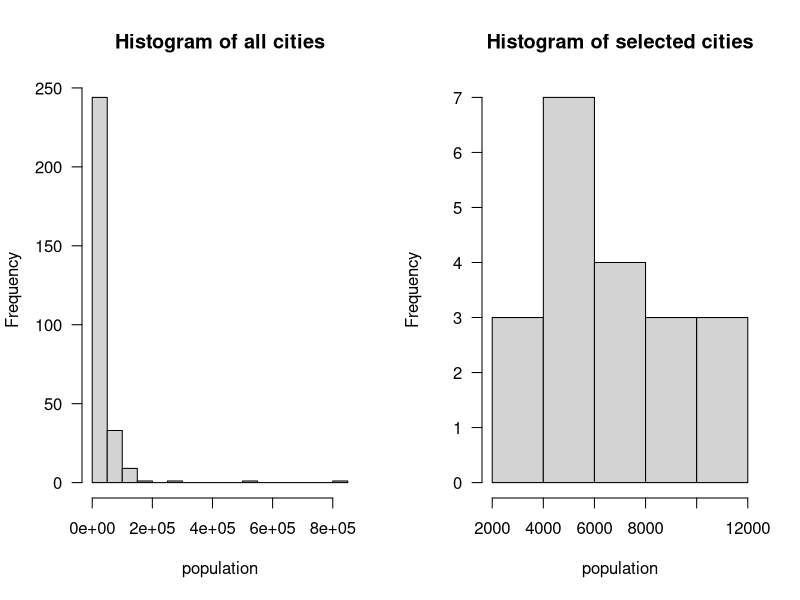
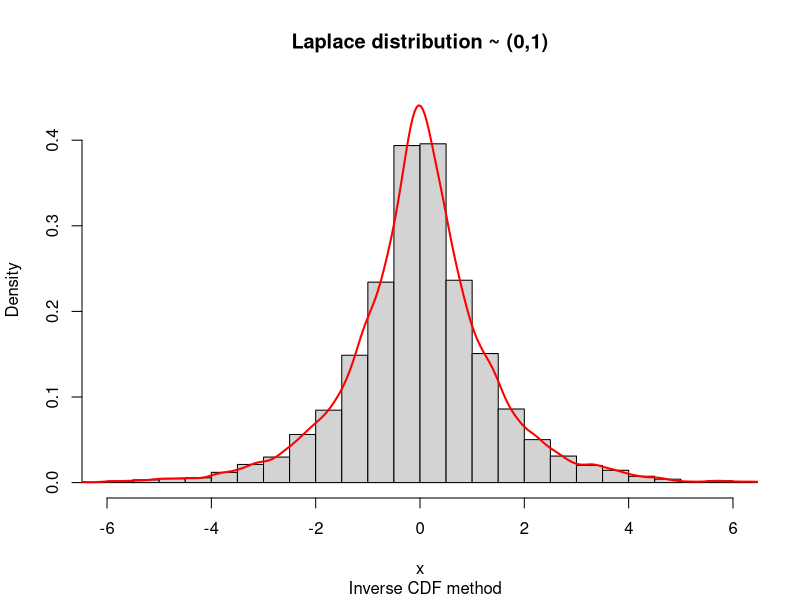
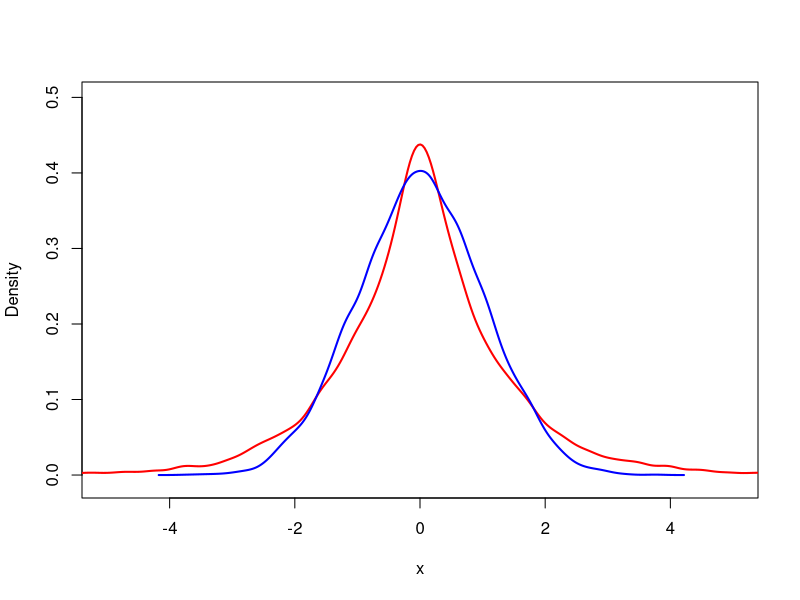
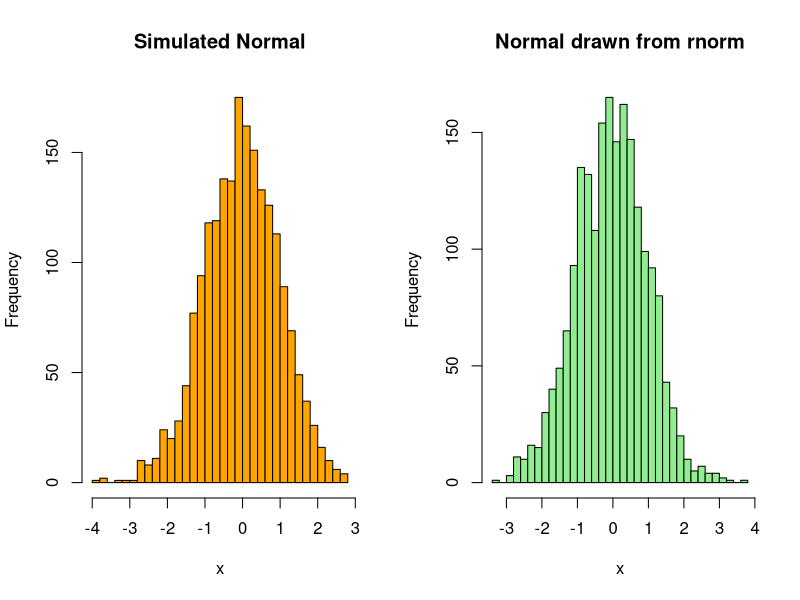

The R source for these figures, in order:
## ---- chunk 1
knitr::opts_chunk$set(echo = TRUE)
## ---- chunk 2
pop <- read.csv2("../data/population.csv",encoding = "latin1")
## ---- chunk 3

cityUnif <- function(data){
data$prob <- data$Population / sum(data$Population)
data$cumprob <- cumsum(data$prob)


return(which.min(data$cumprob < runif(1)))
}



## ---- chunk 4
rmpop <- pop

set.seed(123456)
while(nrow(rmpop) > 20){ 

  rmpop <- rmpop[-cityUnif(rmpop),]
  
}
## ---- chunk 5
print(paste(as.character(rmpop$Municipality),":",rmpop$Population))
## ---- chunk 6
par(mfrow = c(1,2))

hist(pop$Population, main = "Histogram of all cities", xlab = "population", las = 1, breaks = 20)
hist(rmpop$Population, main = "Histogram of selected cities", xlab = "population", las = 1)
par(mfrow = c(1,1))
## ---- chunk 7

invLap <- function(){
rng <- runif(1)

if( rng > 0.5) {
   return( -log(2-2*rng) )
} else {
  return( log(2*rng )) 
  } 
}

## ---- chunk 8
plotdata <- sapply(1:10000,FUN = function(x) invLap() )


hist(plotdata, prob = TRUE, ylim = c(0,0.45) , xlim = c(-6,6) , xlab = "x", main = "Laplace distribution ~ (0,1)", sub = "  Inverse CDF method", breaks = 50)
lines( density(plotdata), col = "red", lwd = 2)
## ---- chunk 9

ar <- function(c) {
   
  rej <- 0
  
  DE <- function(x){
    (1/2)*exp(-abs(x))
  }
  
     generated <- FALSE 
     x <- c()
     
  while(!generated){
    y <- invLap() # Y ~ f_y 
    u <- runif(1) # U(0,1)
    
    fx <- dnorm(y, mean = 0, sd = 1) # fx(y)
    fy <- DE(y) #f_y
    
    if(u < fx/(c*fy)){
      return(c(y,rej))  #alt. set x <- y and generated = TRUE, to end the loop
    }
    rej <- rej + 1
  }
     
}
   
## ---- chunk 10

plot(x = 0, y = 0, col ="white", xlim = c(-5,5), ylim = c(-0.01,0.5), xlab = "x",
     ylab = "Density" )

lap <- sapply(1:10000,FUN = function(x) invLap() )
lines( density(lap), col = "red", lwd = 2)

nor <- rnorm(10000,0,1)

lines( density(nor), col = "blue", lwd = 2)

## ---- chunk 11

ARsim <- data.frame(rn = 1, rej = 1)
for(i in 1:2000){
  
  ARsim[i,] <- ar(c = 1.315)
  
}
mean(ARsim$rej)
mean(ARsim$rej /(ARsim$rej + 1))

sum(ARsim$rej)/(sum(ARsim$rej)+2000)

max(ARsim$rej)

par(mfrow = c(1,2))

hist(ARsim$rn, main = "Simulated Normal", xlab = "x",
     col = "orange",  breaks = 30)

hist(rnorm(2000,0,1), main = "Normal drawn from rnorm", xlab = "x", 
     col = "lightgreen", breaks = 30 )
par(mfrow = c(1,1))
